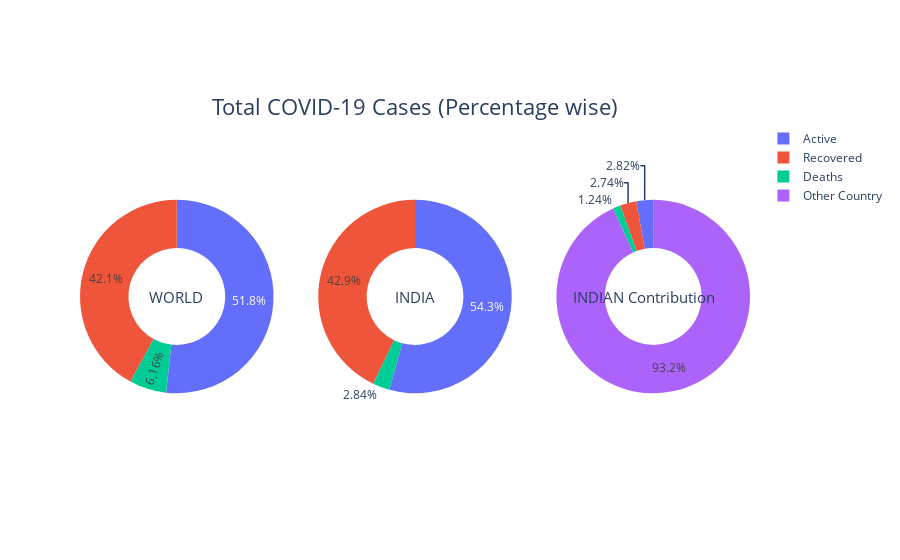

The notebook cell saved with this chart:
### Code cell
# Viz. Total COVID-19 Cases (Percentage wise)

import plotly.graph_objects as go
from plotly.subplots import make_subplots

labels = ['Active', 'Recovered', 'Deaths']
labels1 = ['Active', 'Recovered', 'Deaths', 'Other Country']
world = [df_world["Active"].sum(), df_world["Recovered"].sum(), df_world["Deaths"].sum()]
india = [temp_india["Active"].sum(), temp_india["Recovered"].sum(), temp_india["Deaths"].sum()]
india_to_world =[(temp_india["Active"].sum()/df_world["Active"].sum())*100,
                 (temp_india["Recovered"].sum()/df_world["Recovered"].sum())*100,
                 (temp_india["Deaths"].sum()/df_world["Deaths"].sum())*100,
                (100-(temp_india["Confirmed"].sum()/df_world["Confirmed"].sum())*100)]

# Create subplots: use 'domain' type for Pie subplot
fig = make_subplots(rows=1, cols=3, specs=[[{'type':'domain'}, {'type':'domain'}, {'type':'domain'}]])
fig.add_trace(go.Pie(labels=labels, values=world, name="World"), 1, 1)
fig.add_trace(go.Pie(labels=labels, values=india, name="India"), 1, 2)
fig.add_trace(go.Pie(labels=labels1, values=india_to_world, name="Indian to World"), 1, 3)

# Use `hole` to create a donut-like pie chart
fig.update_traces(hole=0.5, hoverinfo="label+percent+name")

fig.update_layout(
    
    # Add annotations in the center of the donut pies.
    annotations=[
                 dict(text='Total COVID-19 Cases (Percentage wise)', x=0.5, y=1.1, font_size=22, showarrow=False),
                 dict(text='WORLD', x=0.1, y=0.5, font_size=15, showarrow=False),
                 dict(text='INDIA', x=0.5, y=0.5, font_size=15, showarrow=False),
                 dict(text='INDIAN Contribution', x=0.95, y=0.5, font_size=15, showarrow=False)
                ]
                )
fig.show()

### Figure 1 — Plotly figure (JSON) as saved in the notebook; plotly's stock layout.template omitted (floating-point values rounded to 4 significant figures)
{"data": [{"domain": {"x": [0, 0.2889], "y": [0, 1]}, "hole": 0.5, "hoverinfo": "label+percent+name", "labels": ["Active", "Recovered", "Deaths"], "name": "World", "type": "pie", "values": [3064684, 2490221, 364459]}, {"domain": {"x": [0.3556, 0.6444], "y": [0, 1]}, "hole": 0.5, "hoverinfo": "label+percent+name", "labels": ["Active", "Recovered", "Deaths"], "name": "India", "type": "pie", "values": [89987, 71106, 4706]}, {"domain": {"x": [0.7111, 1], "y": [0, 1]}, "hole": 0.5, "hoverinfo": "label+percent+name", "labels": ["Active", "Recovered", "Deaths", "Other Country"], "name": "Indian to World", "type": "pie", "values": [2.936, 2.855, 1.291, 97.2]}], "layout": {"annotations": [{"font": {"size": 22}, "showarrow": false, "text": "Total COVID-19 Cases (Percentage wise)", "x": 0.5, "y": 1.1}, {"font": {"size": 15}, "showarrow": false, "text": "WORLD", "x": 0.1, "y": 0.5}, {"font": {"size": 15}, "showarrow": false, "text": "INDIA", "x": 0.5, "y": 0.5}, {"font": {"size": 15}, "showarrow": false, "text": "INDIAN Contribution", "x": 0.95, "y": 0.5}]}}
